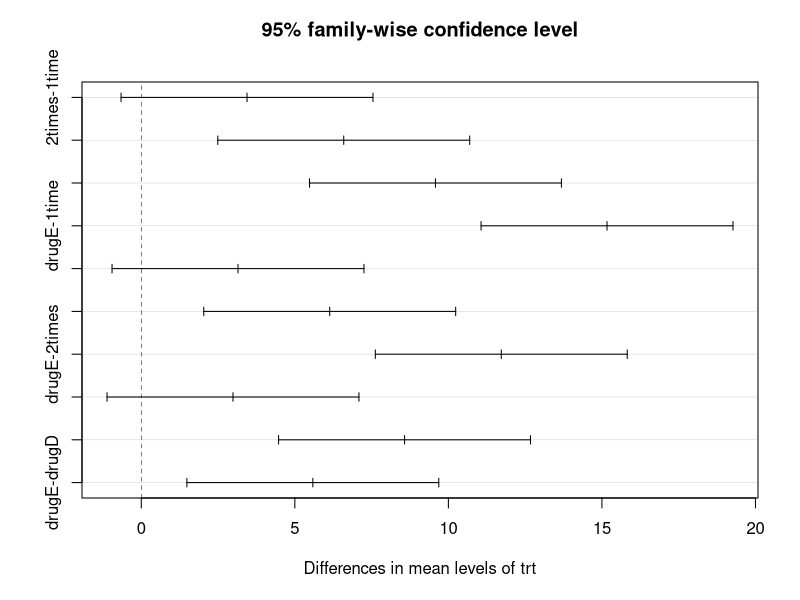

Source code (R): (Note: this script raises an error after producing the figure.)
sns.c <- read.csv("./data/snsbyage.csv",
                  header = T,
                  stringsAsFactors = F)

str(sns.c)

sns.c <-
  transform(sns.c, age.c = factor(
    age,
    levels = c(1, 2, 3),
    labels = c("20대", "30대", "40대")
  ))
sns.c
str(sns.c)

sns.c <-
  transform(sns.c, service.c = factor(service,
                                      levels = c("F", "T" , "K", "C", "E")))
sns.c
str(sns.c)
c.tab = table(sns.c$age.c, sns.c$service.c)
c.tab
a.n <- margin.table(c.tab, margin = 1)
s.n <- margin.table(c.tab, margin = 2)
s.p <- s.n / margin.table(c.tab)


exp <- a.n %*% t(s.p)
o.e <- c.tab - exp
o.e2 <- sum((o.e) ^ 2 / exp)
chisq.test(c.tab)
options(scipen = 7) # 소수점 자리


res <- chisq.test(c.tab)
res$residuals

str(UCBAdmissions)
table(UCBAdmissions)

ucba.tab <- apply(UCBAdmissions, c(1, 2), sum)
apply(UCBAdmissions, c(1, 2), mean)

chisq.test(ucba.tab)

ad <- read.csv("./data/age.data.csv", header = T)
str(ad)
summary(ad)

ad$score <- ifelse(ad$score == 99, NA, ad$score)
ad$scale <- factor(ad$scale)
ad$sex <- factor(ad$sex)


y1 <- ad$age[ad$scale == '1']
y2 <- ad$age[ad$scale == '2']
y3 <- ad$age[ad$scale == '3']

y1.mean = mean(y1)
y2.mean = mean(y2)
y3.mean = mean(y3)

see.1 <- sum((y1 - y1.mean) ^ 2)
see.2 <- sum((y2 - y1.mean) ^ 2)
see.3 <- sum((y3 - y1.mean) ^ 2)

sse <- see.1 + see.2 + see.3
dfe <- (length(y1) - 1) + (length(y2) - 1) + (length(y3) - 1)
### 집단내 변인 도출 ###
y1 <- mean(ad$age)
ssr.1 <- sum((y1 - y1.mean) ^ 2)
ssr.2 <- sum((y2 - y1.mean) ^ 2)
ssr.3 <- sum((y3 - y1.mean) ^ 2)

ssr <- ssr.1 + ssr.2 + ssr.3
dfr <- length(levels(ad$scale)) - 1
dfr
msr <- ssr / dfr
mse <- sse / dfe
f.t <- msr / mse
qf(1 - 0.05, 2, 147)

lm.test <- lm(age ~ scale, data = ad)
anova(lm.test)

install.packages("multcomp")
library(multcomp)

table(cholesterol$trt)

cholesterol$response
attach(cholesterol)
aggregate(response, by = list(trt), FUN = mean)
fit <- aov(response ~ trt)
summary(fit)

qf(1 - 0.05, 4, 45)
detach(cholesterol)
? TukeyHSD
Tu.res <- TukeyHSD(fit)
plot(Tu.res)
boxplot(response ~ trt)

tuk <- glht(fit, linfct = mcp(trt = "Tukey"))
tuk
plot(cld(tuk, level = 0.05), col = "lightgrey")
## 사후검증 ##
install.packages("car")
library(car)

qqPlot(lm(response ~ trt, data = cholesterol),
       simulate = T,
       labels = F)
bartlett.test(response ~ trt, data = cholesterol)
str(ToothGrowth)

attach(ToothGrowth)
table(supp, dose)

aggregate(len, by = list(supp, dose),
          FUN = mean)
aggregate(len, by = list(supp, dose),
          FUN = sd)

fit <- aov(len ~ supp * dose)
summary(fit)
